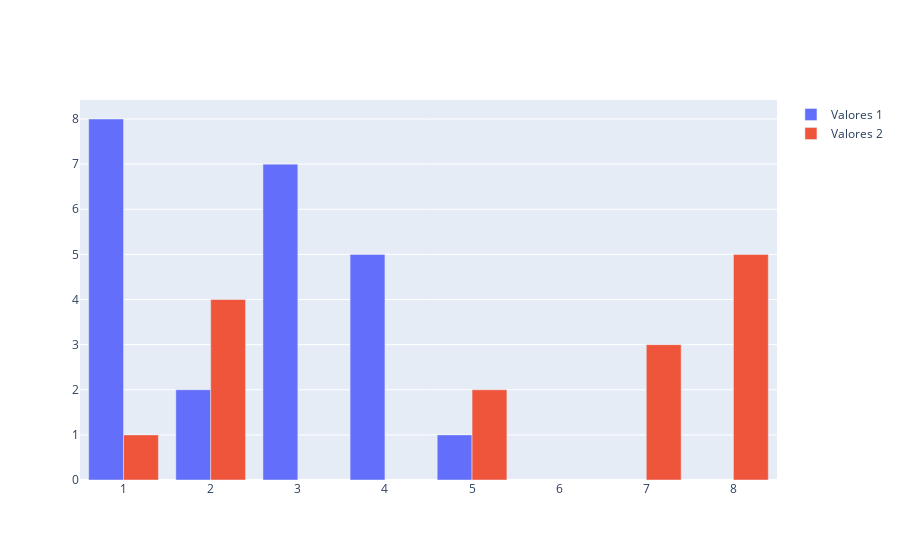

The cell this chart's notebook holds for it:
### Code cell
valoresY = np.array([1,5,7,2,8])
valoresX = np.array([5,4,3,2,1])

valoresY2 = np.array([1,5,7,2,8])
valoresX2 = np.array([1,2,3,4,5])

data = [go.Bar(x=valoresX, y=valoresY, name="Valores 1"), go.Bar(x=valoresY2, y=valoresX2, name="Valores 2")]

iplot(data)

### Figure 1 — Plotly figure (JSON) as saved in the notebook; plotly's stock layout.template omitted (floating-point values rounded to 4 significant figures)
{"data": [{"name": "Valores 1", "type": "bar", "x": [5, 4, 3, 2, 1], "y": [1, 5, 7, 2, 8]}, {"name": "Valores 2", "type": "bar", "x": [1, 5, 7, 2, 8], "y": [1, 2, 3, 4, 5]}], "layout": {}}
